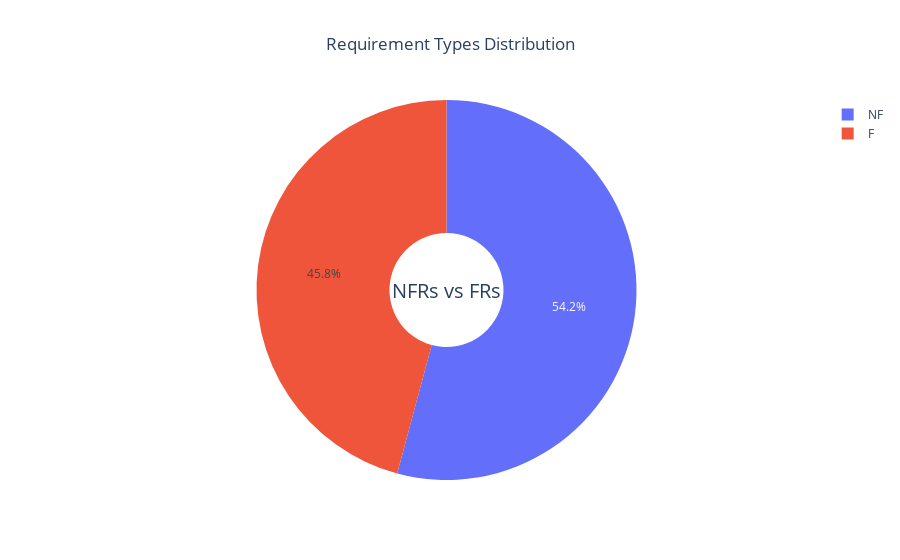

Here is the notebook cell this chart was saved with:
### Code cell
# Create the pie chart
fig = go.Figure(data=[go.Pie(labels=df1._class_.value_counts().index, values=df1._class_.value_counts().values, hole=0.3)])

# Update layout for better visualization
fig.update_layout(
    title="Requirement Types Distribution",
    title_x=0.5,  # Center the title
    annotations=[dict(text='NFRs vs FRs', x=0.5, y=0.5, font_size=20, showarrow=False)]
)

# Show the plot
fig.show()

### Figure 1 — Plotly figure (JSON) as saved in the notebook; plotly's stock layout.template omitted (floating-point values rounded to 4 significant figures)
{"data": [{"hole": 0.3, "labels": ["NF", "F"], "type": "pie", "values": [525, 444]}], "layout": {"annotations": [{"font": {"size": 20}, "showarrow": false, "text": "NFRs vs FRs", "x": 0.5, "y": 0.5}], "title": {"text": "Requirement Types Distribution", "x": 0.5}}}
